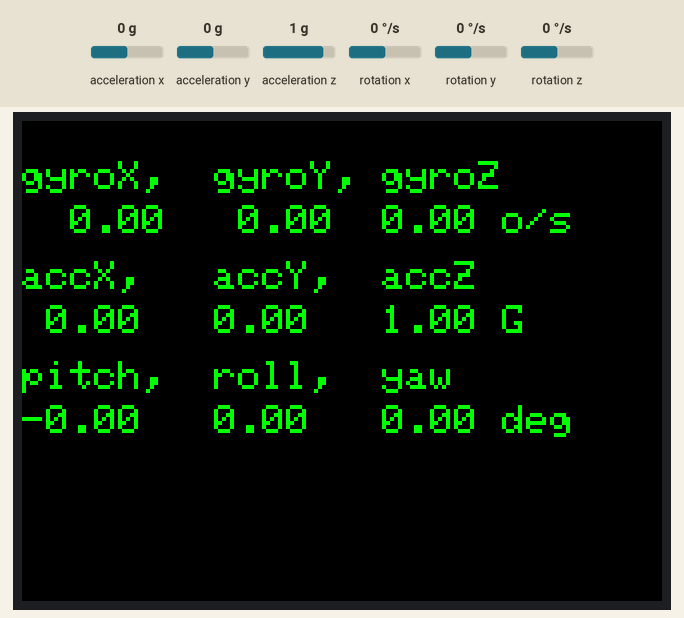
The sketch below on a simulated ESP32. Parts: 320×240 colour display. Inputs (shaded band) come from the test bench; at power-on: acceleration x 0 g, acceleration y 0 g, acceleration z 1 g, rotation x 0 °/s, rotation y 0 °/s, rotation z 0 °/s. Nothing arrives over Bluetooth unless stated.

Above: at 1.4 s.
1.5 s: acceleration x set to -1.4 g
At 1.9 s:
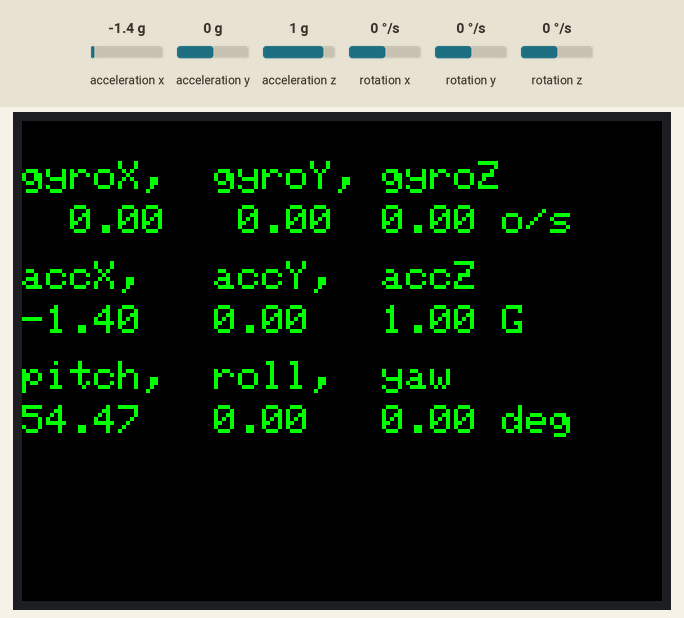
3.1 s: acceleration y set to -1.4 g
At 4.3 s:
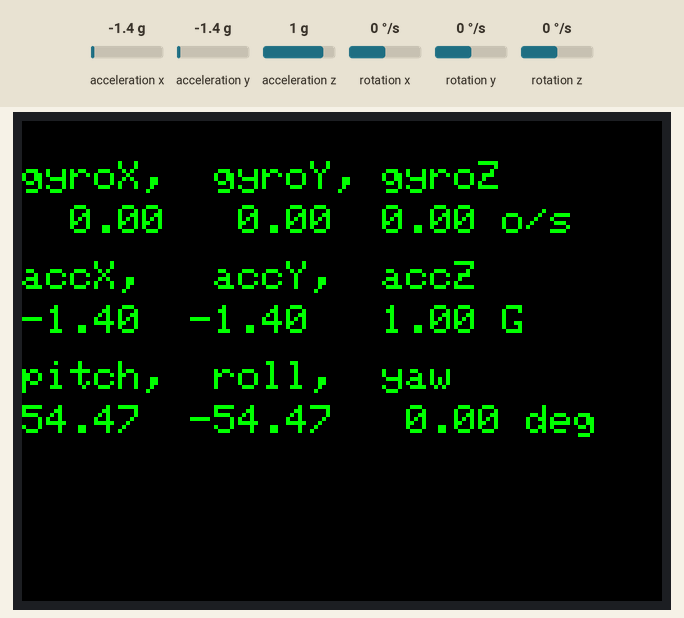
4.6 s: acceleration z set to -1.4 g
At 5.8 s:
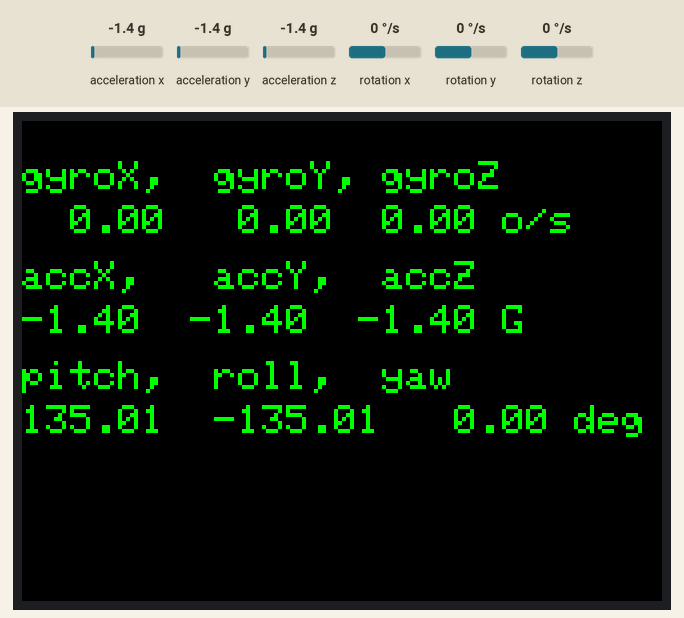
6.1 s: rotation x set to -192 °/s
At 7.3 s:
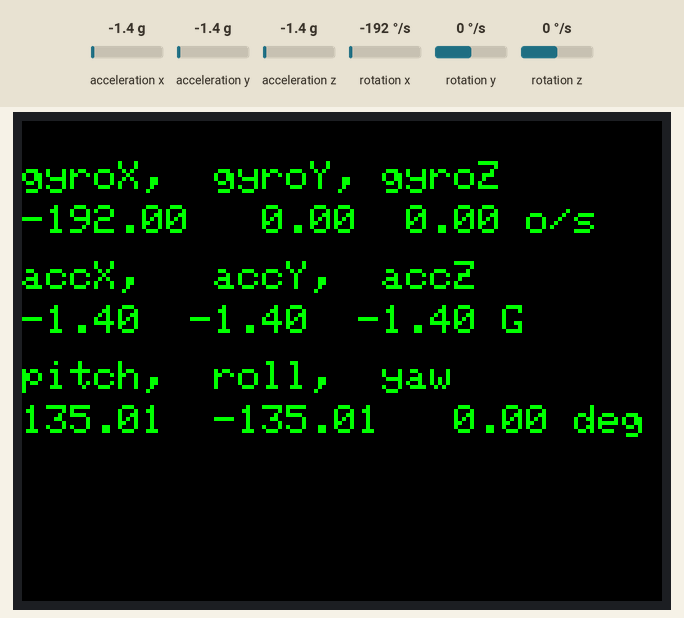
7.6 s: rotation y set to -192 °/s
At 8.0 s:
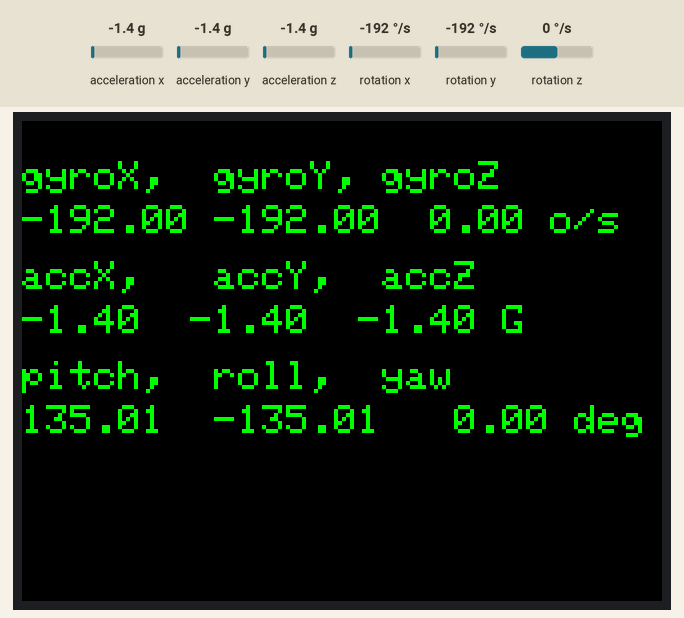
9.2 s: rotation z set to -192 °/s
At 10.1 s:
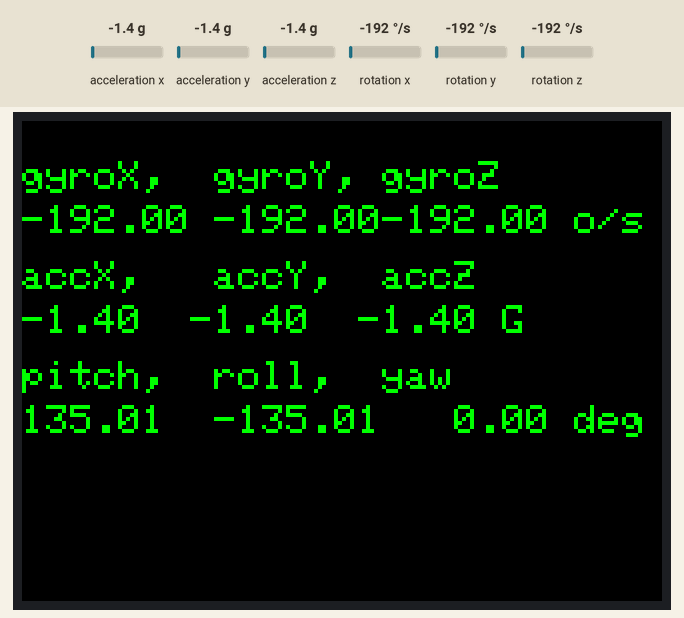
Timing chart, 0 to 11.7 s (numbered marks = the images above; inputs shaded):
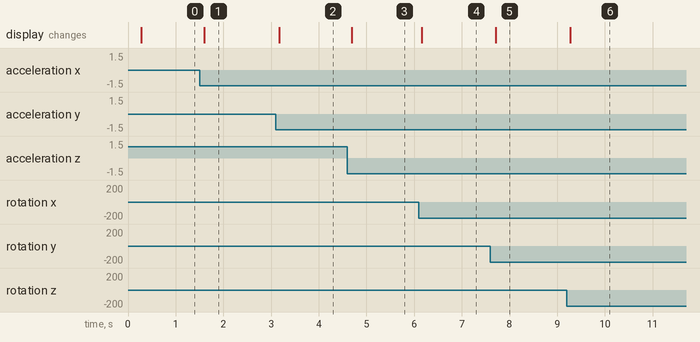

The sketch:

IMU6886_offset_corr_BT.ino
```cpp
#include <M5Core2.h>
#include "BluetoothSerial.h"

BluetoothSerial SerialBT;

float accX = 0.0F;  // Define variables for storing inertial sensor data
float accY = 0.0F;  //定义存储惯性传感器相关数据的相关变量
float accZ = 0.0F;

float gyroX = 0.0F;
float gyroY = 0.0F;
float gyroZ = 0.0F;

float pitch = 0.0F;
float roll  = 0.0F;
float yaw   = 0.0F;

float Sum_pitch = 0.0F; //オフセット計算用
float Sum_roll  = 0.0F; //オフセット計算用

float off_pitch = 0.0F; //オフセット
float off_roll  = 0.0F; //オフセット

float temp = 0.0F;
int i;

void setup(){
  M5.begin();
  SerialBT.begin("M5Core2");
  M5.IMU.Init();
  M5.Lcd.fillScreen(BLACK);
  M5.Lcd.setTextColor(GREEN , BLACK);
  M5.Lcd.setTextSize(2);
}

void loop() {
  M5.IMU.getGyroData(&gyroX,&gyroY,&gyroZ);
  M5.IMU.getAccelData(&accX,&accY,&accZ);
  M5.IMU.getAhrsData(&pitch,&roll,&yaw);
  M5.IMU.getTempData(&temp);

  M5.Lcd.setCursor(0, 20);
  M5.Lcd.printf("gyroX,  gyroY, gyroZ");
  M5.Lcd.setCursor(0, 42);
  M5.Lcd.printf("%6.2f %6.2f%6.2f o/s", gyroX, gyroY, gyroZ);

  M5.Lcd.setCursor(0, 70);
  M5.Lcd.printf("accX,   accY,  accZ");
  M5.Lcd.setCursor(0, 92);
  M5.Lcd.printf("%5.2f  %5.2f  %5.2f G", accX, accY, accZ);

  M5.Lcd.setCursor(0, 120);
  M5.Lcd.printf("pitch,  roll,  yaw");
  M5.Lcd.setCursor(0, 142);
  M5.Lcd.printf("%5.2f  %5.2f  %5.2f deg", pitch-off_pitch, roll-off_roll, yaw);

  //M5.Lcd.setCursor(0, 175);
  //M5.Lcd.printf("Temperature : %.2f C", temp);

  SerialBT.print("x");
  SerialBT.print(pitch-off_pitch,4);
  SerialBT.print("y");
  SerialBT.print(roll-off_roll,4);
  SerialBT.print("z");
  SerialBT.println(yaw,4);

  delay(10);

  if (M5.BtnA.pressedFor(1000, 200)) {
    for(i=0;i<1000;i++){
      M5.Lcd.setCursor(0, 175);
      M5.Lcd.printf("Calibration!");
      M5.IMU.getAhrsData(&pitch,&roll,&yaw);
      Sum_pitch = Sum_pitch + pitch;
      Sum_roll = Sum_roll + roll;
    }
    M5.Lcd.setCursor(0, 175);
    M5.Lcd.printf("");
    off_pitch = Sum_pitch * 0.001;
    off_roll = Sum_roll * 0.001;
    /*
    Serial.print("i:");
    Serial.print(i);
    Serial.print("Sum_pitch:");
    Serial.print(Sum_pitch);
    Serial.print(" Sum_roll:");
    Serial.print(Sum_roll);
    Serial.print(" off_pitch:");
    Serial.print(off_pitch);
    Serial.print(" off_roll:");
    Serial.println(off_roll);
    */
  }
  M5.update();
}
```

Measured:
- after the input at 1.5 s, the display: changes after 0.10 s (image 1)
- after the input at 3.1 s, the display: changes after 0.07 s (image 2)
- after the input at 4.6 s, the display: changes after 0.09 s (image 3)
- after the input at 6.1 s, the display: changes after 0.06 s (image 4)
- after the input at 7.6 s, the display: changes after 0.11 s (image 5)
- after the input at 9.2 s, the display: changes after 0.07 s (image 6)
